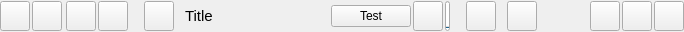
<?xml version="1.0" encoding="UTF-8"?>
<ui version="4.0">
 <class>TitleBarWidgetUi</class>
 <widget class="QWidget" name="TitleBarWidgetUi">
  <property name="geometry">
   <rect>
    <x>0</x>
    <y>0</y>
    <width>684</width>
    <height>32</height>
   </rect>
  </property>
  <property name="sizePolicy">
   <sizepolicy hsizetype="Expanding" vsizetype="Fixed">
    <horstretch>0</horstretch>
    <verstretch>0</verstretch>
   </sizepolicy>
  </property>
  <property name="minimumSize">
   <size>
    <width>0</width>
    <height>0</height>
   </size>
  </property>
  <property name="maximumSize">
   <size>
    <width>16777215</width>
    <height>16777215</height>
   </size>
  </property>
  <property name="windowTitle">
   <string notr="true">Form</string>
  </property>
  <property name="windowOpacity">
   <double>9.000000000000000</double>
  </property>
  <property name="styleSheet">
   <string notr="true"/>
  </property>
  <layout class="QHBoxLayout" name="horizontalLayout">
   <property name="spacing">
    <number>2</number>
   </property>
   <property name="leftMargin">
    <number>0</number>
   </property>
   <property name="topMargin">
    <number>0</number>
   </property>
   <property name="rightMargin">
    <number>0</number>
   </property>
   <property name="bottomMargin">
    <number>0</number>
   </property>
   <item>
    <widget class="VxPushButton" name="m_NoLimitAppButton">
     <property name="sizePolicy">
      <sizepolicy hsizetype="Fixed" vsizetype="Fixed">
       <horstretch>0</horstretch>
       <verstretch>0</verstretch>
      </sizepolicy>
     </property>
     <property name="minimumSize">
      <size>
       <width>30</width>
       <height>30</height>
      </size>
     </property>
     <property name="maximumSize">
      <size>
       <width>30</width>
       <height>30</height>
      </size>
     </property>
     <property name="text">
      <string notr="true"/>
     </property>
     <property name="iconSize">
      <size>
       <width>30</width>
       <height>30</height>
      </size>
     </property>
    </widget>
   </item>
   <item>
    <widget class="VxPushButton" name="m_PowerOffButton">
     <property name="sizePolicy">
      <sizepolicy hsizetype="Fixed" vsizetype="Fixed">
       <horstretch>0</horstretch>
       <verstretch>0</verstretch>
      </sizepolicy>
     </property>
     <property name="minimumSize">
      <size>
       <width>30</width>
       <height>30</height>
      </size>
     </property>
     <property name="maximumSize">
      <size>
       <width>30</width>
       <height>30</height>
      </size>
     </property>
     <property name="font">
      <font>
       <pointsize>10</pointsize>
       <bold>true</bold>
      </font>
     </property>
     <property name="text">
      <string notr="true"/>
     </property>
    </widget>
   </item>
   <item>
    <widget class="NetAvailStatusWidget" name="m_NetAvailStatusWidget" native="true">
     <property name="sizePolicy">
      <sizepolicy hsizetype="Preferred" vsizetype="Preferred">
       <horstretch>0</horstretch>
       <verstretch>0</verstretch>
      </sizepolicy>
     </property>
     <property name="minimumSize">
      <size>
       <width>0</width>
       <height>0</height>
      </size>
     </property>
     <property name="maximumSize">
      <size>
       <width>16777215</width>
       <height>16777215</height>
      </size>
     </property>
    </widget>
   </item>
   <item>
    <widget class="VxPushButton" name="m_FriendRequestListButton">
     <property name="sizePolicy">
      <sizepolicy hsizetype="Fixed" vsizetype="Fixed">
       <horstretch>0</horstretch>
       <verstretch>0</verstretch>
      </sizepolicy>
     </property>
     <property name="minimumSize">
      <size>
       <width>30</width>
       <height>30</height>
      </size>
     </property>
     <property name="maximumSize">
      <size>
       <width>30</width>
       <height>30</height>
      </size>
     </property>
     <property name="font">
      <font>
       <pointsize>10</pointsize>
       <bold>true</bold>
      </font>
     </property>
     <property name="text">
      <string notr="true"/>
     </property>
    </widget>
   </item>
   <item>
    <widget class="VxPushButton" name="m_OfferListButton">
     <property name="sizePolicy">
      <sizepolicy hsizetype="Fixed" vsizetype="Fixed">
       <horstretch>0</horstretch>
       <verstretch>0</verstretch>
      </sizepolicy>
     </property>
     <property name="minimumSize">
      <size>
       <width>30</width>
       <height>30</height>
      </size>
     </property>
     <property name="maximumSize">
      <size>
       <width>30</width>
       <height>30</height>
      </size>
     </property>
     <property name="text">
      <string notr="true"/>
     </property>
     <property name="iconSize">
      <size>
       <width>30</width>
       <height>30</height>
      </size>
     </property>
    </widget>
   </item>
   <item>
    <widget class="QLabel" name="m_OfferCountLabel">
     <property name="text">
      <string notr="true"/>
     </property>
    </widget>
   </item>
   <item>
    <spacer name="horizontalSpacer_3">
     <property name="orientation">
      <enum>Qt::Orientation::Horizontal</enum>
     </property>
     <property name="sizeType">
      <enum>QSizePolicy::Policy::Fixed</enum>
     </property>
     <property name="sizeHint" stdset="0">
      <size>
       <width>5</width>
       <height>20</height>
      </size>
     </property>
    </spacer>
   </item>
   <item>
    <widget class="VxPushButton" name="m_HostJoinRequestListButton">
     <property name="sizePolicy">
      <sizepolicy hsizetype="Fixed" vsizetype="Fixed">
       <horstretch>0</horstretch>
       <verstretch>0</verstretch>
      </sizepolicy>
     </property>
     <property name="minimumSize">
      <size>
       <width>30</width>
       <height>30</height>
      </size>
     </property>
     <property name="maximumSize">
      <size>
       <width>30</width>
       <height>30</height>
      </size>
     </property>
     <property name="text">
      <string notr="true"/>
     </property>
     <property name="iconSize">
      <size>
       <width>30</width>
       <height>30</height>
      </size>
     </property>
    </widget>
   </item>
   <item>
    <widget class="QLabel" name="m_HostJoinRequestCountLabel">
     <property name="text">
      <string notr="true"/>
     </property>
    </widget>
   </item>
   <item>
    <widget class="QLabel" name="StyledDlgTitleLabel">
     <property name="sizePolicy">
      <sizepolicy hsizetype="Expanding" vsizetype="Fixed">
       <horstretch>0</horstretch>
       <verstretch>0</verstretch>
      </sizepolicy>
     </property>
     <property name="minimumSize">
      <size>
       <width>0</width>
       <height>30</height>
      </size>
     </property>
     <property name="maximumSize">
      <size>
       <width>16777215</width>
       <height>30</height>
      </size>
     </property>
     <property name="font">
      <font>
       <pointsize>11</pointsize>
       <bold>false</bold>
      </font>
     </property>
     <property name="text">
      <string notr="true">Title</string>
     </property>
    </widget>
   </item>
   <item>
    <widget class="QPushButton" name="m_TestButton">
     <property name="text">
      <string>Test</string>
     </property>
    </widget>
   </item>
   <item>
    <widget class="VxPushButton" name="m_MuteMicButton">
     <property name="minimumSize">
      <size>
       <width>30</width>
       <height>30</height>
      </size>
     </property>
     <property name="maximumSize">
      <size>
       <width>30</width>
       <height>30</height>
      </size>
     </property>
     <property name="text">
      <string notr="true"/>
     </property>
     <property name="iconSize">
      <size>
       <width>30</width>
       <height>30</height>
      </size>
     </property>
    </widget>
   </item>
   <item>
    <widget class="QProgressBar" name="m_MicVolPeakBar">
     <property name="sizePolicy">
      <sizepolicy hsizetype="Fixed" vsizetype="Fixed">
       <horstretch>0</horstretch>
       <verstretch>0</verstretch>
      </sizepolicy>
     </property>
     <property name="minimumSize">
      <size>
       <width>5</width>
       <height>30</height>
      </size>
     </property>
     <property name="maximumSize">
      <size>
       <width>5</width>
       <height>30</height>
      </size>
     </property>
     <property name="maximum">
      <number>100</number>
     </property>
     <property name="value">
      <number>0</number>
     </property>
     <property name="orientation">
      <enum>Qt::Orientation::Vertical</enum>
     </property>
     <property name="textDirection">
      <enum>QProgressBar::Direction::BottomToTop</enum>
     </property>
    </widget>
   </item>
   <item>
    <widget class="QLabel" name="m_WantMicCountLabel">
     <property name="text">
      <string/>
     </property>
    </widget>
   </item>
   <item>
    <spacer name="horizontalSpacer_2">
     <property name="orientation">
      <enum>Qt::Orientation::Horizontal</enum>
     </property>
     <property name="sizeType">
      <enum>QSizePolicy::Policy::Fixed</enum>
     </property>
     <property name="sizeHint" stdset="0">
      <size>
       <width>5</width>
       <height>20</height>
      </size>
     </property>
    </spacer>
   </item>
   <item>
    <widget class="VxPushButton" name="m_MuteSpeakerButton">
     <property name="sizePolicy">
      <sizepolicy hsizetype="Fixed" vsizetype="Fixed">
       <horstretch>0</horstretch>
       <verstretch>0</verstretch>
      </sizepolicy>
     </property>
     <property name="minimumSize">
      <size>
       <width>30</width>
       <height>30</height>
      </size>
     </property>
     <property name="maximumSize">
      <size>
       <width>30</width>
       <height>30</height>
      </size>
     </property>
     <property name="text">
      <string notr="true"/>
     </property>
     <property name="iconSize">
      <size>
       <width>30</width>
       <height>30</height>
      </size>
     </property>
    </widget>
   </item>
   <item>
    <widget class="QLabel" name="m_WantSpeakerCountLabel">
     <property name="text">
      <string/>
     </property>
    </widget>
   </item>
   <item>
    <widget class="VxPushButton" name="m_CameraStartStopButton">
     <property name="sizePolicy">
      <sizepolicy hsizetype="Fixed" vsizetype="Fixed">
       <horstretch>0</horstretch>
       <verstretch>0</verstretch>
      </sizepolicy>
     </property>
     <property name="minimumSize">
      <size>
       <width>30</width>
       <height>30</height>
      </size>
     </property>
     <property name="maximumSize">
      <size>
       <width>30</width>
       <height>30</height>
      </size>
     </property>
     <property name="text">
      <string notr="true"/>
     </property>
     <property name="iconSize">
      <size>
       <width>30</width>
       <height>30</height>
      </size>
     </property>
    </widget>
   </item>
   <item>
    <widget class="CamTitleBarPreview" name="m_CamPreviewScreen">
     <property name="sizePolicy">
      <sizepolicy hsizetype="Fixed" vsizetype="Fixed">
       <horstretch>0</horstretch>
       <verstretch>0</verstretch>
      </sizepolicy>
     </property>
     <property name="minimumSize">
      <size>
       <width>40</width>
       <height>30</height>
      </size>
     </property>
     <property name="maximumSize">
      <size>
       <width>40</width>
       <height>30</height>
      </size>
     </property>
     <property name="text">
      <string/>
     </property>
    </widget>
   </item>
   <item>
    <widget class="QLabel" name="m_CamClientCountLabel">
     <property name="text">
      <string notr="true"/>
     </property>
     <property name="alignment">
      <set>Qt::AlignmentFlag::AlignLeading|Qt::AlignmentFlag::AlignLeft|Qt::AlignmentFlag::AlignVCenter</set>
     </property>
    </widget>
   </item>
   <item>
    <widget class="VxMenuButtonTop" name="m_MenuTopButton">
     <property name="sizePolicy">
      <sizepolicy hsizetype="Fixed" vsizetype="Fixed">
       <horstretch>0</horstretch>
       <verstretch>0</verstretch>
      </sizepolicy>
     </property>
     <property name="minimumSize">
      <size>
       <width>30</width>
       <height>30</height>
      </size>
     </property>
     <property name="maximumSize">
      <size>
       <width>30</width>
       <height>30</height>
      </size>
     </property>
     <property name="font">
      <font>
       <pointsize>10</pointsize>
       <bold>true</bold>
      </font>
     </property>
     <property name="text">
      <string/>
     </property>
    </widget>
   </item>
   <item>
    <widget class="VxPushButton" name="m_MenuButton">
     <property name="sizePolicy">
      <sizepolicy hsizetype="Fixed" vsizetype="Fixed">
       <horstretch>0</horstretch>
       <verstretch>0</verstretch>
      </sizepolicy>
     </property>
     <property name="minimumSize">
      <size>
       <width>30</width>
       <height>30</height>
      </size>
     </property>
     <property name="maximumSize">
      <size>
       <width>30</width>
       <height>30</height>
      </size>
     </property>
     <property name="text">
      <string notr="true"/>
     </property>
    </widget>
   </item>
   <item>
    <widget class="VxPushButton" name="m_BackDlgButton">
     <property name="sizePolicy">
      <sizepolicy hsizetype="Fixed" vsizetype="Fixed">
       <horstretch>0</horstretch>
       <verstretch>0</verstretch>
      </sizepolicy>
     </property>
     <property name="minimumSize">
      <size>
       <width>30</width>
       <height>30</height>
      </size>
     </property>
     <property name="maximumSize">
      <size>
       <width>30</width>
       <height>30</height>
      </size>
     </property>
     <property name="font">
      <font>
       <pointsize>10</pointsize>
       <bold>true</bold>
      </font>
     </property>
     <property name="text">
      <string notr="true"/>
     </property>
    </widget>
   </item>
  </layout>
 </widget>
 <customwidgets>
  <customwidget>
   <class>VxPushButton</class>
   <extends>QPushButton</extends>
   <header location="global">VxPushButton.h</header>
  </customwidget>
  <customwidget>
   <class>VxMenuButtonTop</class>
   <extends>QPushButton</extends>
   <header>VxMenuButtonTop.h</header>
  </customwidget>
  <customwidget>
   <class>NetAvailStatusWidget</class>
   <extends>QWidget</extends>
   <header>NetAvailStatusWidget.h</header>
   <container>1</container>
  </customwidget>
  <customwidget>
   <class>CamTitleBarPreview</class>
   <extends>QLabel</extends>
   <header>CamTitleBarPreview.h</header>
  </customwidget>
 </customwidgets>
 <resources/>
 <connections/>
</ui>
